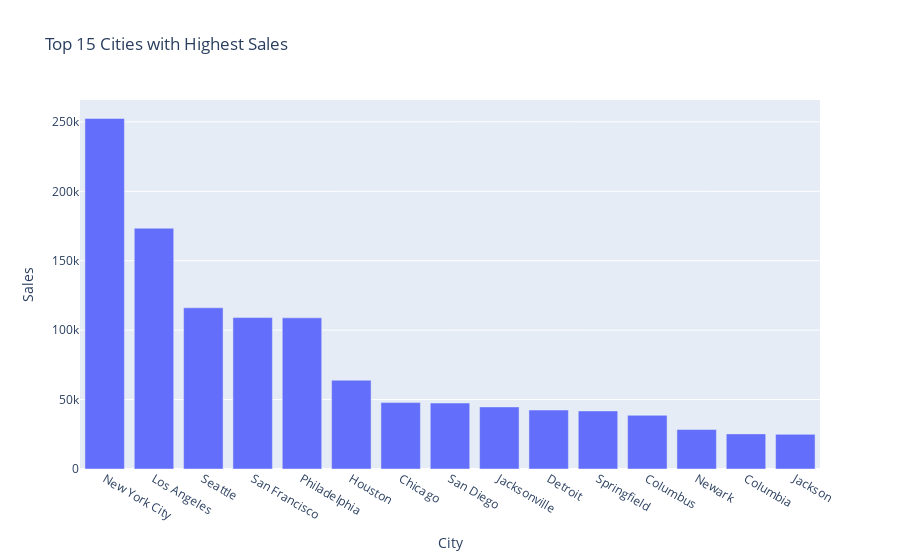

The cell this chart's notebook holds for it:
### Code cell
fig = px.bar(top_cities, x ='City', y ='Sales', title = 'Top 15 Cities with Highest Sales')
fig.show()

### Figure 1 — Plotly figure (JSON) as saved in the notebook; plotly's stock layout.template omitted (floating-point values rounded to 4 significant figures)
{"data": [{"alignmentgroup": "True", "hovertemplate": "City=%{x}<br>Sales=%{y}<extra></extra>", "legendgroup": "", "marker": {"color": "#636efa"}, "name": "", "offsetgroup": "", "orientation": "v", "showlegend": false, "textposition": "auto", "type": "bar", "x": ["New York City", "Los Angeles", "Seattle", "San Francisco", "Philadelphia", "Houston", "Chicago", "San Diego", "Jacksonville", "Detroit", "Springfield", "Columbus", "Newark", "Columbia", "Jackson"], "xaxis": "x", "y": [252500.0, 173400.0, 116100.0, 109000.0, 108800.0, 63960.0, 47820.0, 47520.0, 44710.0, 42450.0, 41830.0, 38660.0, 28450.0, 25280.0, 24960.0], "yaxis": "y"}], "layout": {"barmode": "relative", "legend": {"tracegroupgap": 0}, "title": {"text": "Top 15 Cities with Highest Sales"}, "xaxis": {"anchor": "y", "domain": [0, 1], "title": {"text": "City"}}, "yaxis": {"anchor": "x", "domain": [0, 1], "title": {"text": "Sales"}}}}
